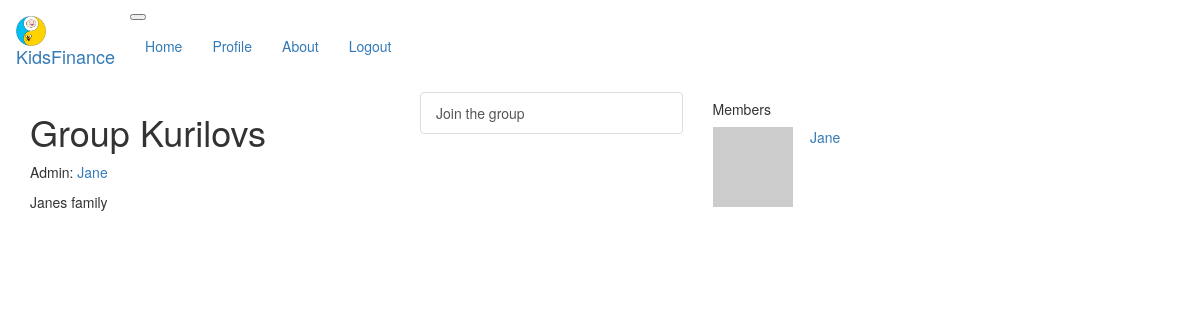
Page /group/Kurilovs (signed in) on the committed database.
### app/models.py (models this page shows, shortened)
class Group(db.Model):
    id = db.Column(db.Integer, primary_key=True)
    groupname = db.Column(db.String(20), unique=True)
    description = db.Column(db.String(140))
    owner_id = db.Column(db.Integer, db.ForeignKey('user.id'))

class User(UserMixin, db.Model):
    id = db.Column(db.Integer, primary_key=True)
    username = db.Column(db.String(64), index=True, unique=True)
    email = db.Column(db.String(120), index=True, unique=True)
    password_hash = db.Column(db.String(128))
    tasks = db.relationship('Task', backref='author', lazy='dynamic')
    role_id = db.Column(db.Integer, db.ForeignKey('role.id'))
    about_me = db.Column(db.String(140))
    age = db.Column(db.Integer)
    last_seen = db.Column(db.DateTime, default=datetime.utcnow)
    groups = db.relationship(
        'Group', secondary=users_to_groups,
        backref='members')
    my_groups = db.relationship('Group', backref='owner')
    accounts = db.relationship('Account',  uselist=False, backref='username')
    assigned_tasks = db.relationship(
        'Task', secondary=taskholders,
        backref='holders')
    def avatar(self, size):
        digest = md5(self.email.lower().encode('utf-8')).hexdigest()
        return 'https://www.gravatar.com/avatar/{}?d=identicon&s={}'.format(
            digest, size)

### app/routes.py (the view)
@app.route('/group/<groupname>')
@login_required
def group(groupname):
    group = Group.query.filter_by(groupname=groupname).first_or_404()
    members = group.members
    new_tasks = Task.query.join(tasks_to_groups).join(TaskTrack). \
                filter(tasks_to_groups.c.group_id == group.id). \
                filter(TaskTrack.accepted==None).all()
    assigned_tasks = Task.query.join(tasks_to_groups).join(TaskTrack). \
                filter(tasks_to_groups.c.group_id == group.id). \
                filter(TaskTrack.accepted != None).filter(TaskTrack.approved==None).all()
    return render_template('group.html', title='Group', group=group, members=members, \
                        new_tasks=new_tasks, assigned_tasks=assigned_tasks)

### app/models.py (called while the page is built)
@login.user_loader
def load_user(id):
    return User.query.get(int(id))

### app/routes.py (called while the page is built)
@app.before_request
def before_request():
    if current_user.is_authenticated:
        current_user.last_seen = datetime.utcnow()
        db.session.commit()

### app/templates/group.html (shortened to what this page needs)
{% extends "base.html" %}
{% block page_content %}
  <div class="row bg-light">
    <div class="col-md-4">
      <h1>Group {{ group.groupname }}</h1>
      <p>
          Admin:
          <a href="{{ url_for('user', username=group.owner.username) }}">{{ group.owner.username }}</a>
      </p>
      <p>{% if group.description %}<p>{{ group.description }}</p>{% endif %}</p>
    </div>
    <div class="col-md-3">
      <div class="list_group">
        {% if current_user in group.members %}
        <a href="{{ url_for('leave_group', groupname=group.groupname) }}" class="list-group-item list-group-item-action">Leave the group</a>
        {% else %}
        <a href="{{ url_for('join_group', groupname=group.groupname) }}" class="list-group-item list-group-item-action bg-success">Join the group</a>
        {% endif %}
        </div>
      </div>
      <div class="col-md-4">
        <h5>Members</h5>
        {% for user in group.members %}
        <a href="{{ url_for('user', username=user.username) }}">
          <div class="row border">
            <div class="col-md-3">
              <img src="{{ user.avatar(40)}}">
            </div>
            <div class="col-md-6">
              {{ user.username }}
             </div>
          </div>
        </a>
        {% endfor %}
      </div>
  </div>
  <br>
{% endblock %}

### rows in the picture
Group: groupname "Kurilovs", description "Janes family"
User: owner.username "Jane", username "Jane"
